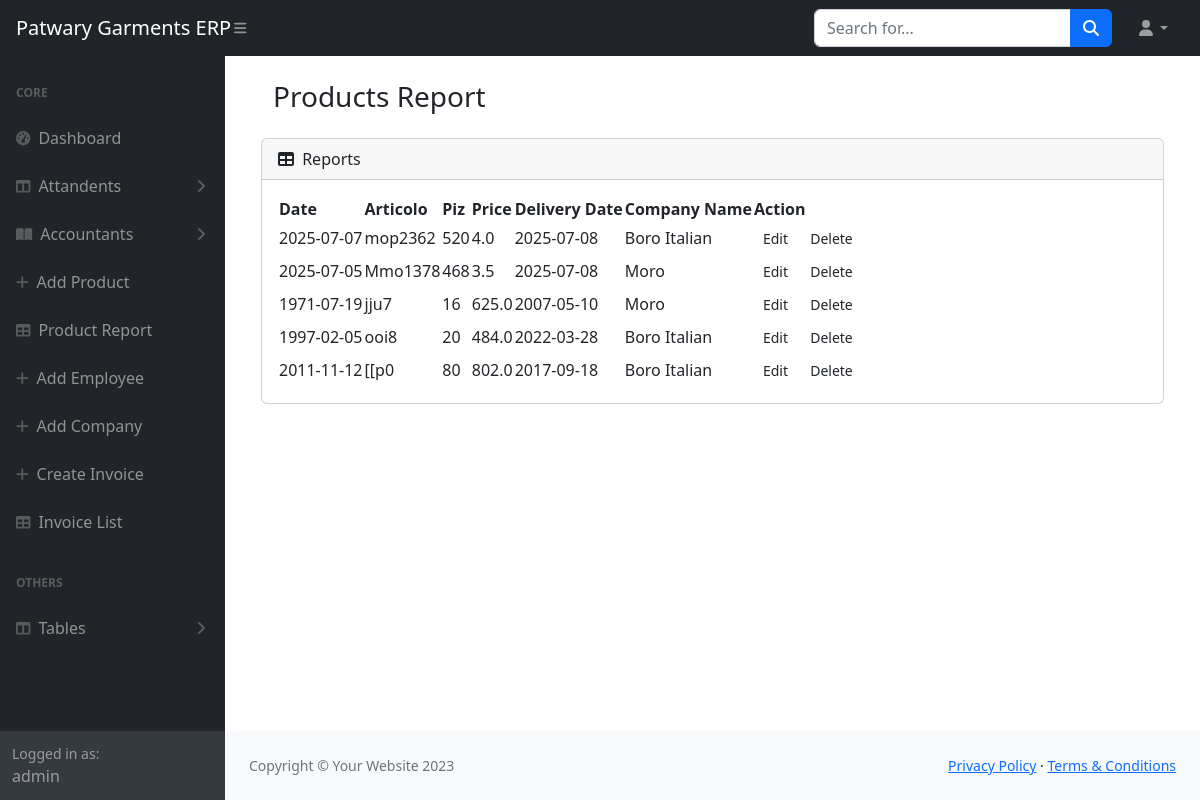
Page /product-report (signed in) on the committed database.
### core/models.py (models this page shows, shortened)
class Products(models.Model):
    date = models.CharField(max_length=250)
    art = models.CharField(max_length=250)
    piz = models.IntegerField()
    price = models.FloatField()
    delivery_date = models.CharField(max_length=250,null=True,blank=True)
    company_name =  models.ForeignKey(Companies,on_delete=models.CASCADE)

class Companies(models.Model):
    name = models.CharField(max_length=300)
    address = models.CharField(max_length=300)
    phone_num= models.CharField(max_length=300)
    def __str__(self):
        return self.name

### core/views.py (the view)
# urls.py: path('product-report',productsReport,name="product_report"),
def productsReport(request):
    if not request.user.is_authenticated:
        return redirect('signin')
    productsList = Products.objects.all()
    return render(request, 'core/product_report.html',locals())

### core/templates/core/product_report.html (shortened to what this page needs)
{% extends "base/base.html" %} {% load static %}  {% block body %}
<main>
  <div class="container">
    <div class="row justify-content-center p-4">
      <div class="row mb-3">
        <div class="col-12">
          <h3>Products Report</h3>
        </div>
      </div>
      <div class="col-12">
        <div class="card mb-4">
      <div class="card-header">
        <i class="fas fa-table me-1"></i>
        Reports
      </div>
      <div class="card-body">
        <table id="datatablesSimple">
          <thead>
            <tr>
              <th>Date</th>
              <th>Articolo</th>
              <th>Piz</th>
              <th>Price</th>
              <th>Delivery Date</th>
              <th>Company Name</th>
              <th>Action</th>
            </tr>
          </thead>
          <tbody>
            {% for product in productsList %}
            <tr>
              <td> {{product.date}} </td>
              <td>{{product.art}}</td>
              <td>{{product.piz}}</td>
              <td>{{product.price}}</td>
              <td>{{product.delivery_date}}</td>
              <td>{{product.company_name}}</td>
              <td>
                <a class="btn btn-sm" href="">Edit</a>
                <a class="btn btn-sm" href="">Delete</a>
               </td>
            </tr>
            {% endfor %}
          </tbody>
        </table>
      </div>
    </div>
    </div>
  </div>
</main>
{% endblock body %}

### templates/base/base.html (shortened to what this page needs)
<!DOCTYPE html>
{% load static %}
<html lang="en">
  <head>
    <link
      href="https://cdn.jsdelivr.net/npm/simple-datatables@7.1.2/dist/style.min.css"
      rel="stylesheet"
    />
    <link href="{% static 'base/css/styles.css' %}" rel="stylesheet" />
  </head>
  <body class="sb-nav-fixed">
    <nav class="sb-topnav navbar navbar-expand navbar-dark bg-dark">
      <a class="navbar-brand ps-3" href="{% url 'dashboard' %}"
        >Patwary Garments ERP</a
      >
      <button
        class="btn btn-link btn-sm order-1 order-lg-0 me-4 me-lg-0"
        id="sidebarToggle"
        href="#!"
      >
        <i class="fas fa-bars"></i>
      </button>
      <form
        class="d-none d-md-inline-block form-inline ms-auto me-0 me-md-3 my-2 my-md-0"
      >
        <div class="input-group">
          <input
            class="form-control"
            type="text"
            placeholder="Search for..."
            aria-label="Search for..."
            aria-describedby="btnNavbarSearch"
          />
          <button class="btn btn-primary" id="btnNavbarSearch" type="button">
            <i class="fas fa-search"></i>
          </button>
        </div>
      </form>
      <ul class="navbar-nav ms-auto ms-md-0 me-3 me-lg-4">
        <li class="nav-item dropdown">
          <a
            class="nav-link dropdown-toggle"
            id="navbarDropdown"
            href="#"
            role="button"
            data-bs-toggle="dropdown"
            aria-expanded="false"
            ><i class="fas fa-user fa-fw"></i
          ></a>
        </li>
      </ul>
    </nav>
    <div id="layoutSidenav">
      <div id="layoutSidenav_nav">
        <nav class="sb-sidenav accordion sb-sidenav-dark" id="sidenavAccordion">
          <div class="sb-sidenav-menu">
            <div class="nav">
              <div class="sb-sidenav-menu-heading">Core</div>
              <a class="nav-link" href="{% url 'dashboard' %}">
                <div class="sb-nav-link-icon">
                  <i class="fas fa-tachometer-alt"></i>
                </div>
                Dashboard
              </a>
              <a
                class="nav-link collapsed"
                href="#"
                data-bs-toggle="collapse"
                data-bs-target="#collapseLayouts"
                aria-expanded="false"
                aria-controls="collapseLayouts"
              >
                <div class="sb-nav-link-icon">
                  <i class="fas fa-columns"></i>
                </div>
                Attandents
                <div class="sb-sidenav-collapse-arrow">
                  <i class="fas fa-angle-down"></i>
                </div>
              </a>
              <a
                class="nav-link collapsed"
                href="#"
                data-bs-toggle="collapse"
                data-bs-target="#collapsePages"
                aria-expanded="false"
                aria-controls="collapsePages"
              >
                <div class="sb-nav-link-icon">
                  <i class="fas fa-book-open"></i>
                </div>
                Accountants
                <div class="sb-sidenav-collapse-arrow">
                  <i class="fas fa-angle-down"></i>
                </div>
              </a>
              <a class="nav-link" href="{% url 'add_products' %}">
                <div class="sb-nav-link-icon"><i class="fas fa-add"></i></div>
                Add Product
              </a>
              <a class="nav-link" href="{% url 'product_report' %}">
                <div class="sb-nav-link-icon"><i class="fas fa-table"></i></div>
                Product Report
              </a>
              <a class="nav-link" href="{% url 'add_employee' %}">
                <div class="sb-nav-link-icon"><i class="fas fa-add"></i></div>
                Add Employee
              </a>
              <a class="nav-link" href="{% url 'add_company' %}">
                <div class="sb-nav-link-icon"><i class="fas fa-add"></i></div>
                Add Company
              </a>
              <a class="nav-link" href="{% url 'add_invoice' %}">
                <div class="sb-nav-link-icon"><i class="fas fa-add"></i></div>
                Create Invoice
              </a>
              <a class="nav-link" href="{% url 'invoice_list' %}">
                <div class="sb-nav-link-icon"><i class="fas fa-table"></i></div>
                Invoice List
              </a>
              <div class="sb-sidenav-menu-heading">Others</div>
              <a
                class="nav-link collapsed"
                href="#"
                data-bs-toggle="collapse"
                data-bs-target="#collapseLayouts1"
                aria-expanded="false"
                aria-controls="collapseLayouts1"
              >
                <div class="sb-nav-link-icon">
                  <i class="fas fa-columns"></i>
                </div>
                Tables
                <div class="sb-sidenav-collapse-arrow">
                  <i class="fas fa-angle-down"></i>
                </div>
              </a>
            </div>
          </div>
          <div class="sb-sidenav-footer">
            <div class="small">Logged in as:</div>
            {{request.user.username}}
          </div>
        </nav>
      </div>
      <div id="layoutSidenav_content">
        {% block body %}{% endblock body %}
        <footer class="py-4 bg-light mt-auto">
          <div class="container-fluid px-4">
            <div
              class="d-flex align-items-center justify-content-between small"
            >
              <div class="text-muted">Copyright &copy; Your Website 2023</div>
              <div>
                <a href="#">Privacy Policy</a>
                &middot;
                <a href="#">Terms &amp; Conditions</a>
              </div>
            </div>
          </div>
        </footer>
      </div>
    </div>
  </body>
</html>

### rows in the picture
Products: date "2025-07-07", art "mop2362", piz "520", price "4.0", delivery_date "2025-07-08", company_name "Boro Italian"
Products: date "2025-07-05", art "Mmo1378", piz "468", price "3.5", delivery_date "2025-07-08", company_name "Moro"
Products: date "1971-07-19", art "jju7", piz "16", price "625.0", delivery_date "2007-05-10", company_name "Moro"
Products: date "1997-02-05", art "ooi8", piz "20", price "484.0", delivery_date "2022-03-28", company_name "Boro Italian"
Products: date "2011-11-12", art "[[p0", piz "80", price "802.0", delivery_date "2017-09-18", company_name "Boro Italian"

### other values in the picture
{{ request.user.username }} "admin"
